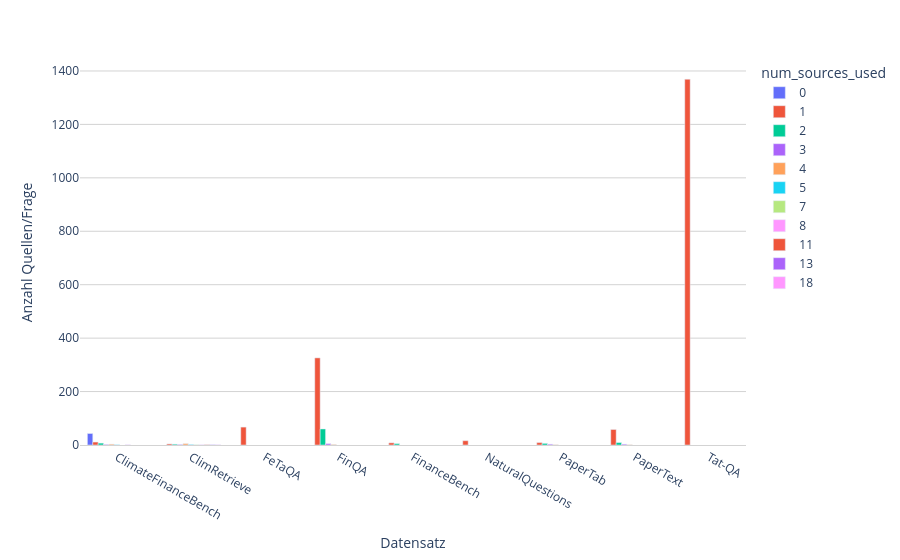

The code cell stored with this chart in its notebook:
### Code cell
PX.bar(pdfqa_file_path_group_num_sources_used, 
       x='file_path', 
       y='count', 
       color='num_sources_used', 
       barmode='group', 
       category_orders={'num_sources_used': ['0', '1', '2', '3', '4', '5', '6', '7', '8', '9', '10', '11', '12', '13', '14', '15', '16', '17', '18']}, 
       xaxes={'title': 'Datensatz'}, 
       yaxes={'title': 'Anzahl Quellen/Frage'})

### Figure 1 — Plotly figure (JSON) as saved in the notebook; plotly's stock layout.template omitted (floating-point values rounded to 4 significant figures)
{"data": [{"alignmentgroup": "True", "hovertemplate": "num_sources_used=0<br>file_path=%{x}<br>count=%{y}<extra></extra>", "legendgroup": "0", "marker": {"color": "#636efa", "pattern": {"shape": ""}}, "name": "0", "offsetgroup": "0", "orientation": "v", "showlegend": true, "textposition": "auto", "type": "bar", "x": ["ClimateFinanceBench"], "xaxis": "x", "y": [43], "yaxis": "y"}, {"alignmentgroup": "True", "hovertemplate": "num_sources_used=1<br>file_path=%{x}<br>count=%{y}<extra></extra>", "legendgroup": "1", "marker": {"color": "#EF553B", "pattern": {"shape": ""}}, "name": "1", "offsetgroup": "1", "orientation": "v", "showlegend": true, "textposition": "auto", "type": "bar", "x": ["ClimRetrieve", "ClimateFinanceBench", "FeTaQA", "FinQA", "FinanceBench", "NaturalQuestions", "PaperTab", "PaperText", "Tat-QA"], "xaxis": "x", "y": [4, 11, 67, 326, 8, 16, 9, 58, 1369], "yaxis": "y"}, {"alignmentgroup": "True", "hovertemplate": "num_sources_used=2<br>file_path=%{x}<br>count=%{y}<extra></extra>", "legendgroup": "2", "marker": {"color": "#00cc96", "pattern": {"shape": ""}}, "name": "2", "offsetgroup": "2", "orientation": "v", "showlegend": true, "textposition": "auto", "type": "bar", "x": ["ClimRetrieve", "ClimateFinanceBench", "FinQA", "FinanceBench", "PaperTab", "PaperText"], "xaxis": "x", "y": [3, 7, 60, 5, 6, 9], "yaxis": "y"}, {"alignmentgroup": "True", "hovertemplate": "num_sources_used=3<br>file_path=%{x}<br>count=%{y}<extra></extra>", "legendgroup": "3", "marker": {"color": "#ab63fa", "pattern": {"shape": ""}}, "name": "3", "offsetgroup": "3", "orientation": "v", "showlegend": true, "textposition": "auto", "type": "bar", "x": ["ClimRetrieve", "ClimateFinanceBench", "FinQA", "PaperTab", "PaperText"], "xaxis": "x", "y": [2, 2, 5, 3, 3], "yaxis": "y"}, {"alignmentgroup": "True", "hovertemplate": "num_sources_used=4<br>file_path=%{x}<br>count=%{y}<extra></extra>", "legendgroup": "4", "marker": {"color": "#FFA15A", "pattern": {"shape": ""}}, "name": "4", "offsetgroup": "4", "orientation": "v", "showlegend": true, "textposition": "auto", "type": "bar", "x": ["ClimRetrieve", "ClimateFinanceBench", "FinQA", "PaperTab", "PaperText"], "xaxis": "x", "y": [5, 3, 2, 1, 1], "yaxis": "y"}, {"alignmentgroup": "True", "hovertemplate": "num_sources_used=5<br>file_path=%{x}<br>count=%{y}<extra></extra>", "legendgroup": "5", "marker": {"color": "#19d3f3", "pattern": {"shape": ""}}, "name": "5", "offsetgroup": "5", "orientation": "v", "showlegend": true, "textposition": "auto", "type": "bar", "x": ["ClimRetrieve", "ClimateFinanceBench"], "xaxis": "x", "y": [2, 1], "yaxis": "y"}, {"alignmentgroup": "True", "hovertemplate": "num_sources_used=7<br>file_path=%{x}<br>count=%{y}<extra></extra>", "legendgroup": "7", "marker": {"color": "#B6E880", "pattern": {"shape": ""}}, "name": "7", "offsetgroup": "7", "orientation": "v", "showlegend": true, "textposition": "auto", "type": "bar", "x": ["ClimRetrieve"], "xaxis": "x", "y": [1], "yaxis": "y"}, {"alignmentgroup": "True", "hovertemplate": "num_sources_used=8<br>file_path=%{x}<br>count=%{y}<extra></extra>", "legendgroup": "8", "marker": {"color": "#FF97FF", "pattern": {"shape": ""}}, "name": "8", "offsetgroup": "8", "orientation": "v", "showlegend": true, "textposition": "auto", "type": "bar", "x": ["ClimRetrieve", "ClimateFinanceBench"], "xaxis": "x", "y": [1, 1], "yaxis": "y"}, {"alignmentgroup": "True", "hovertemplate": "num_sources_used=11<br>file_path=%{x}<br>count=%{y}<extra></extra>", "legendgroup": "11", "marker": {"color": "#EF553B", "pattern": {"shape": ""}}, "name": "11", "offsetgroup": "11", "orientation": "v", "showlegend": true, "textposition": "auto", "type": "bar", "x": ["ClimRetrieve"], "xaxis": "x", "y": [1], "yaxis": "y"}, {"alignmentgroup": "True", "hovertemplate": "num_sources_used=13<br>file_path=%{x}<br>count=%{y}<extra></extra>", "legendgroup": "13", "marker": {"color": "#ab63fa", "pattern": {"shape": ""}}, "name": "13", "offsetgroup": "13", "orientation": "v", "showlegend": true, "textposition": "auto", "type": "bar", "x": ["ClimRetrieve"], "xaxis": "x", "y": [1], "yaxis": "y"}, {"alignmentgroup": "True", "hovertemplate": "num_sources_used=18<br>file_path=%{x}<br>count=%{y}<extra></extra>", "legendgroup": "18", "marker": {"color": "#FF97FF", "pattern": {"shape": ""}}, "name": "18", "offsetgroup": "18", "orientation": "v", "showlegend": true, "textposition": "auto", "type": "bar", "x": ["ClimRetrieve"], "xaxis": "x", "y": [1], "yaxis": "y"}], "layout": {"barmode": "group", "legend": {"title": {"text": "num_sources_used"}, "tracegroupgap": 0}, "margin": {"t": 60}, "paper_bgcolor": "rgba(255, 255, 255, 1.0)", "plot_bgcolor": "rgba(255, 255, 255, 1.0)", "showlegend": true, "width": 900, "xaxis": {"anchor": "y", "domain": [0, 1], "linecolor": "LightGrey", "linewidth": 1, "showline": true, "title": {"text": "Datensatz"}}, "yaxis": {"anchor": "x", "domain": [0, 1], "gridcolor": "LightGrey", "gridwidth": 1, "showgrid": true, "title": {"text": "Anzahl Quellen/Frage"}}}}
